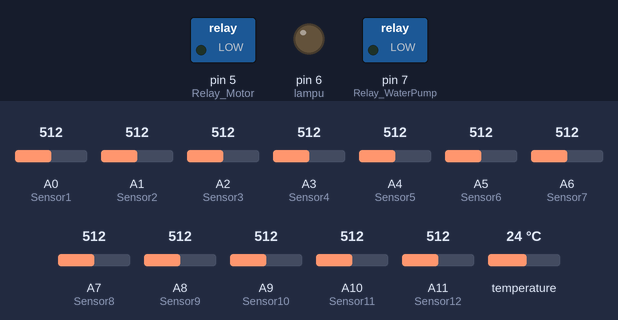
The sketch below on a simulated Arduino Mega 2560, built with avr-gcc and run on an emulated ATmega2560. Shown: switched loads named in the sketch (green lamp = pin HIGH), output pins drawn as LEDs (lit = HIGH). The test bench sets the inputs (shaded band); at power-on: A0 (Sensor1) = 512, A1 (Sensor2) = 512, A2 (Sensor3) = 512, A3 (Sensor4) = 512, A4 (Sensor5) = 512, A5 (Sensor6) = 512, A6 (Sensor7) = 512, A7 (Sensor8) = 512, A8 (Sensor9) = 512, A9 (Sensor10) = 512, A10 (Sensor11) = 512, A11 (Sensor12) = 512, temperature 24 °C. The local clock reads 2024-03-15 10:24:30 at power-on unless the sketch sets it.

Above: at 0.1 s.
At 0.8 s:
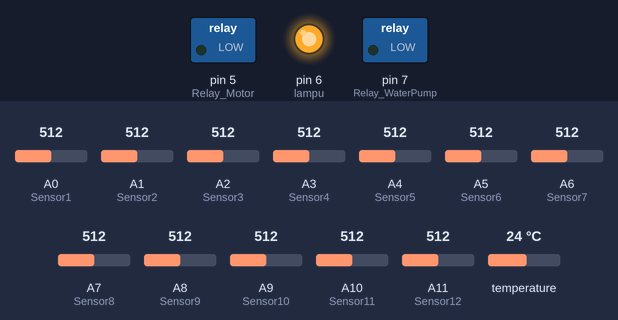
Timing chart, 0 to 2.3 s (numbered marks = the images above):
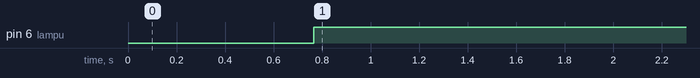

The sketch:

Master.ino
```cpp
//D1 >> SDA
//D2 >> SCL
#include <OneWire.h>
#include <DallasTemperature.h>
#include <Wire.h>
#include "RTClib.h"

RTC_DS3231 rtc;
int data[14];
int pompa = 7;
int lampu = 6;
int motor = 5;
int ONE_WIRE_BUS = 2;
int Sensor1 = A0;
int Sensor2 = A1;
int Sensor3 = A2;
int Sensor4 = A3;
int Sensor5 = A4;
int Sensor6 = A5;
int Sensor7 = A6;
int Sensor8 = A7;
int Sensor9 = A8;
int Sensor10 = A9;
int Sensor11 = A10;
int Sensor12 = A11;

OneWire oneWire(ONE_WIRE_BUS);
DallasTemperature sensors(&oneWire);

void setup() {
  Serial.begin(9600);
  Wire.begin(2);                // join i2c bus with address #2
  Wire.onRequest(requestEvent);
  if (!rtc.begin()) {
    Serial.println("Couldn't find RTC");
    while (1);
  }

pinMode(A0, INPUT);
pinMode(A1, INPUT);
pinMode(A2, INPUT);
pinMode(A3, INPUT);
pinMode(A4, INPUT);
pinMode(A5, INPUT);
pinMode(A6, INPUT);
pinMode(A7, INPUT);
pinMode(A8, INPUT);
pinMode(A9, INPUT);
pinMode(A10, INPUT);
pinMode(A11, INPUT);
pinMode(7, OUTPUT); //Relay WaterPump
pinMode(6, OUTPUT); //Relay Lampu
pinMode(5,OUTPUT); //Relay Motor
Serial.begin(9600);
}

int temperatur(){
  sensors.requestTemperatures();
  double suhu = sensors.getTempCByIndex(0);
  if ( suhu < 29 ){
    digitalWrite (lampu, HIGH);
  }else {
    digitalWrite(lampu, LOW);
   }
   return suhu;
   delay(1000);
}

int penyinaran(){
DateTime now = rtc.now();
if ((now.hour() == 14 && now.minute() > 6) && (now.hour() == 14 && now.minute()< 8)) {
      digitalWrite(6, LOW);
      return 1;
     }
     else {
      digitalWrite(6, HIGH);
      return 0;
     }
}

void loop() {
  data[0] = map(analogRead(Sensor1), 0, 1023, 0, 100);
  data[1] = map(analogRead(Sensor2), 0, 1023, 0, 100);
  data[2] = map(analogRead(Sensor3), 0, 1023, 0, 100);
  data[3] = map(analogRead(Sensor4), 0, 1023, 0, 100);
  data[4] = map(analogRead(Sensor5), 0, 1023, 0, 100);
  data[5] = map(analogRead(Sensor6), 0, 1023, 0, 100);
  data[6] = map(analogRead(Sensor7), 0, 1023, 0, 100);
  data[7] = map(analogRead(Sensor8), 0, 1023, 0, 100);
  data[8] = map(analogRead(Sensor9), 0, 1023, 0, 100);
  data[9] = map(analogRead(Sensor10), 0, 1023, 0, 100);
  data[10] = map(analogRead(Sensor11), 0, 1023, 0, 100);
  data[11] = map(analogRead(Sensor12), 0, 1023, 0, 100);
  data[12] = temperatur();
  data[13] = penyinaran();
}

void requestEvent(){
  uint8_t Send[14];

  for (int i = 0; i<12; i++){
    Send[i]=data[i];
  }
  Send[12] = data[12];
  Send[13] = data[13];
  Wire.write(Send, 14);

}
```

Measured:
- by itself, pin 6 (lampu): LOW → HIGH at 0.77 s
